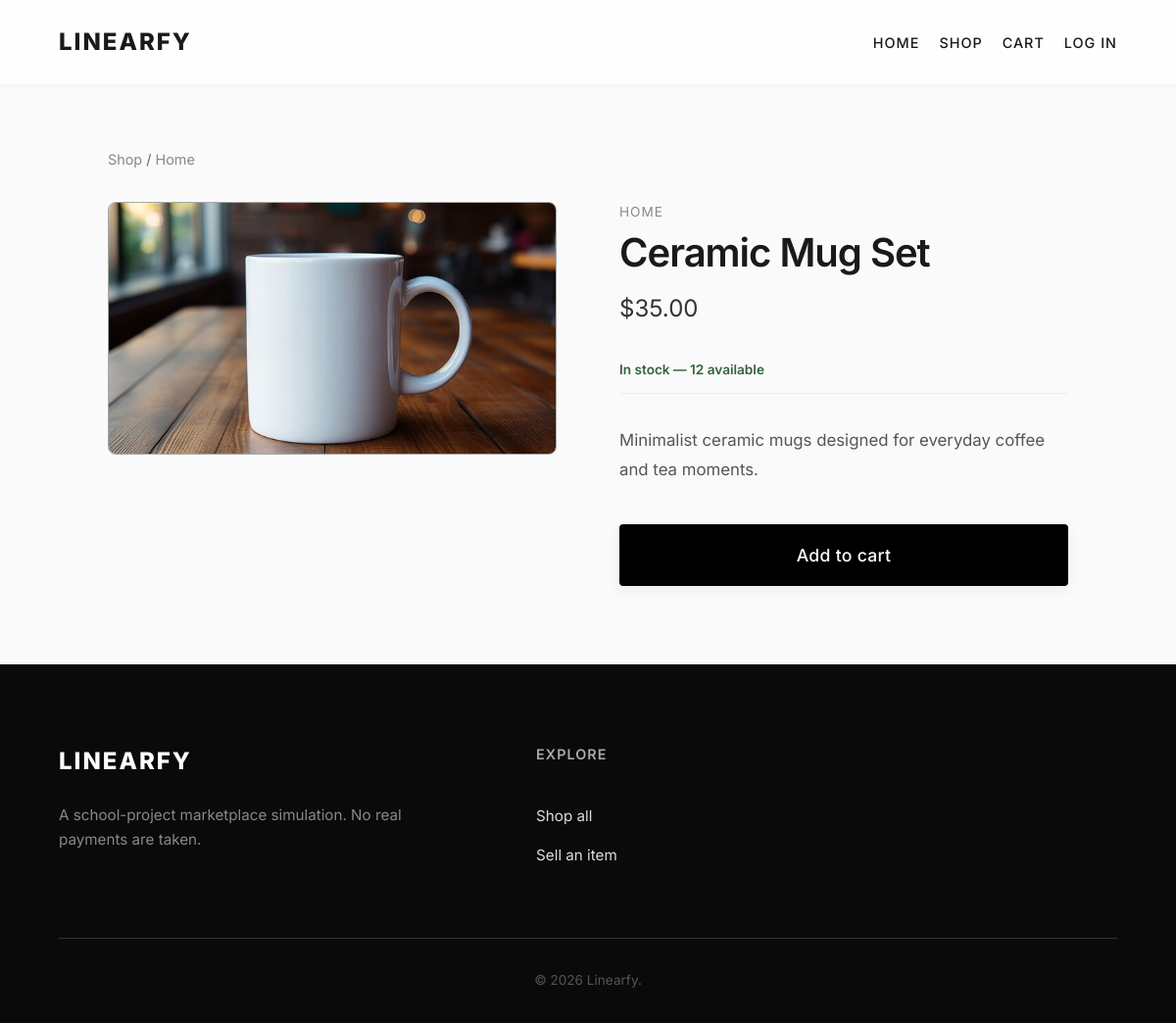
Page /product/6 on the committed database.
### app.py (models this page shows)
class Product(db.Model):
    id = db.Column(db.Integer, primary_key=True)
    name = db.Column(db.String(100), nullable=False)
    price = db.Column(db.Float, nullable=False)
    category = db.Column(db.String(50), nullable=False)
    image = db.Column(db.String(200), nullable=False)
    description = db.Column(db.Text, nullable=False)
    is_new = db.Column(db.Boolean, default=False)
    is_sale = db.Column(db.Boolean, default=False)
    stock_count = db.Column(db.Integer, nullable=False, default=10)
    seller_id = db.Column(db.Integer, db.ForeignKey("user.id"), nullable=True)
    status = db.Column(db.String(20), nullable=False, default="approved")
    created_at = db.Column(db.DateTime, default=datetime.utcnow, nullable=False)
    updated_at = db.Column(
        db.DateTime,
        default=datetime.utcnow,
        onupdate=datetime.utcnow,
        nullable=False,
    )
    seller = db.relationship(
        "User",
        backref=db.backref("listings", lazy=True),
    )

### app.py (the view)
@app.route("/product/<int:product_id>")
def product_detail(product_id):
    product = Product.query.get_or_404(product_id)
    user = current_user()
    if product.status != "approved" and (
        user is None or not listing_is_editable(product, user)
    ):
        return page_not_found(None)
    return render_template("product.html", product=product)

### app.py (called while the page is built)
def current_user():
    user_id = session.get("user_id")
    return db.session.get(User, user_id) if user_id else None

def product_image_url(product):
    folder = "images/uploads" if product.seller_id else "images/products"
    return url_for("static", filename=f"{folder}/{product.image}")

@app.context_processor
def shared_template_data():
    cart = session.get("cart", {})
    user = current_user()
    saved_product_ids = set()
    if user:
        saved_product_ids = {
            item.product_id
            for item in WishlistItem.query.filter_by(user_id=user.id).all()
        }
    return {
        "cart_count": sum(cart.values()),
        "current_user": user,
        "saved_product_ids": saved_product_ids,
        "product_image_url": product_image_url,
    }

### templates/product.html (shortened to what this page needs)
{% extends "base.html" %}
{% block content %}
<div class="product-detail-container"><div class="breadcrumb"><a href="{{ url_for('shop') }}">Shop</a> / <a href="{{ url_for('shop', category=product.category) }}">{{ product.category|title }}</a></div><div class="product-detail-grid"><div class="product-detail-image-col"><div class="detail-image-wrapper"><img src="{{ product_image_url(product) }}" alt="{{ product.name }}" class="product-detail-img"></div></div><div class="product-detail-info-col"><div class="sticky-info"><p class="detail-category">{{ product.category|title }}</p><h1 class="detail-title">{{ product.name }}</h1><p class="detail-price">${{ '%.2f'|format(product.price) }}</p><p class="availability ">{% if product.stock_count == 0 %}Out of stock{% else %}In stock — {{ product.stock_count }} available{% endif %}</p><div class="detail-description"><p>{{ product.description }}</p></div>{% if product.status == 'approved' and product.stock_count > 0 %}<form action="{{ url_for('add_to_cart', product_id=product.id) }}" method="post"><button class="btn btn-add-cart" type="submit">Add to cart</button></form>{% else %}<button class="btn btn-disabled" disabled>Unavailable</button>{% endif %}</div></div></div></div>
{% endblock %}

### static/css/style.css (style rules this page uses)
* { margin: 0; padding: 0; box-sizing: border-box; font-family: 'Inter', 'Segoe UI', Tahoma, Geneva, Verdana, sans-serif; }
html, body { -ms-overflow-style: none; scrollbar-width: none; }
:root { --primary-color: #000000; --bg-color: #fafafa; --text-color: #1a1a1a; --border-color: #e0e0e0; --input-bg: #ffffff; }
body { background-color: var(--bg-color); color: var(--text-color); line-height: 1.6; opacity: 0; transition: opacity 0.6s ease; }
body.page-loaded { opacity: 1; }
.btn { display: inline-block; padding: 0.9rem 2.5rem; background-color: var(--primary-color); color: #ffffff; text-decoration: none; border: 2px solid var(--primary-color); border-radius: 4px; cursor: pointer; margin-top: 1rem; font-size: 1rem; font-weight: 500; letter-spacing: 0.3px; box-shadow: 0 4px 14px rgba(0,0,0,0.06); transition: all 0.3s cubic-bezier(0.16, 1, 0.3, 1); }
.breadcrumb { margin-bottom: 2rem; font-size: 0.9rem; color: #666; }
.breadcrumb a { color: #888; text-decoration: none; transition: 0.2s; }
.product-detail-container { max-width: 1100px; margin: 4rem auto; padding: 0 5%; }
.product-detail-grid { display: grid; grid-template-columns: 1fr 1fr; gap: 4rem; align-items: start; }
.detail-image-wrapper { position: relative; border-radius: 8px; overflow: hidden; background: #f8f8f8; border: 1px solid rgb(167, 167, 167); }
.product-detail-img { width: 100%; display: block; object-fit: cover; }
.sticky-info { position: sticky; top: 100px; }
.detail-category { font-size: 0.85rem; text-transform: uppercase; letter-spacing: 1px; color: #888; margin-bottom: 0.5rem; }
.detail-title { font-size: 2.5rem; font-weight: 600; margin-bottom: 1rem; letter-spacing: -1px; line-height: 1.1; }
.detail-price { font-size: 1.5rem; color: #333; margin-bottom: 2rem; }
.detail-description { font-size: 1.05rem; color: #555; line-height: 1.8; margin-bottom: 2.5rem; border-top: 1px solid #eee; padding-top: 2rem; }
.btn-add-cart { display: flex; justify-content: center; align-items: center; width: 100%; padding: 1.2rem; font-size: 1.1rem; }
.availability { margin: .35rem 0 .8rem; color: #35613c; font-size: .85rem; font-weight: 600; }
.btn, .btn-quick, .qty-control, .item-remove, .btn-text-danger { transition: transform 0.18s ease, box-shadow 0.18s ease, background-color 0.18s ease, color 0.18s ease; }

### rows in the picture
Product: category "Home", image (picture), category "HOME", name "Ceramic Mug Set", price "35.00", stock_count "12", description "Minimalist ceramic mugs designed for everyday coffee and tea moments."
